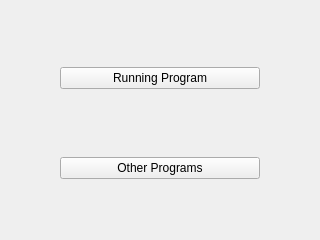
<?xml version="1.0" encoding="UTF-8"?>
<ui version="4.0">
 <class>ProgramSelectionWidget</class>
 <widget class="QWidget" name="ProgramSelectionWidget">
  <property name="geometry">
   <rect>
    <x>0</x>
    <y>0</y>
    <width>320</width>
    <height>240</height>
   </rect>
  </property>
  <property name="windowTitle">
   <string>Program Selection</string>
  </property>
  <layout class="QVBoxLayout" name="verticalLayout_2">
   <property name="leftMargin">
    <number>6</number>
   </property>
   <property name="topMargin">
    <number>6</number>
   </property>
   <property name="rightMargin">
    <number>6</number>
   </property>
   <property name="bottomMargin">
    <number>0</number>
   </property>
   <item>
    <layout class="QHBoxLayout" name="horizontalLayout">
     <item>
      <spacer name="horizontalSpacer">
       <property name="orientation">
        <enum>Qt::Horizontal</enum>
       </property>
       <property name="sizeHint" stdset="0">
        <size>
         <width>40</width>
         <height>20</height>
        </size>
       </property>
      </spacer>
     </item>
     <item>
      <layout class="QVBoxLayout" name="verticalLayout">
       <item>
        <spacer name="verticalSpacer_2">
         <property name="orientation">
          <enum>Qt::Vertical</enum>
         </property>
         <property name="sizeHint" stdset="0">
          <size>
           <width>20</width>
           <height>40</height>
          </size>
         </property>
        </spacer>
       </item>
       <item>
        <widget class="QPushButton" name="runningProgram">
         <property name="sizePolicy">
          <sizepolicy hsizetype="Minimum" vsizetype="Fixed">
           <horstretch>0</horstretch>
           <verstretch>0</verstretch>
          </sizepolicy>
         </property>
         <property name="minimumSize">
          <size>
           <width>200</width>
           <height>0</height>
          </size>
         </property>
         <property name="text">
          <string>Running Program</string>
         </property>
         <property name="icon">
          <iconset resource="../rc/icons.qrc">
           <normaloff>:/icons/fontawesome/regular/icons/fontawesome/regular/play-circle.svg</normaloff>:/icons/fontawesome/regular/icons/fontawesome/regular/play-circle.svg</iconset>
         </property>
         <property name="iconSize">
          <size>
           <width>30</width>
           <height>30</height>
          </size>
         </property>
        </widget>
       </item>
       <item>
        <spacer name="verticalSpacer_3">
         <property name="orientation">
          <enum>Qt::Vertical</enum>
         </property>
         <property name="sizeHint" stdset="0">
          <size>
           <width>20</width>
           <height>40</height>
          </size>
         </property>
        </spacer>
       </item>
       <item>
        <widget class="QPushButton" name="otherPrograms">
         <property name="minimumSize">
          <size>
           <width>200</width>
           <height>0</height>
          </size>
         </property>
         <property name="text">
          <string>Other Programs</string>
         </property>
         <property name="icon">
          <iconset resource="../rc/icons.qrc">
           <normaloff>:/icons/fontawesome/regular/icons/fontawesome/regular/window-maximize.svg</normaloff>:/icons/fontawesome/regular/icons/fontawesome/regular/window-maximize.svg</iconset>
         </property>
         <property name="iconSize">
          <size>
           <width>30</width>
           <height>30</height>
          </size>
         </property>
        </widget>
       </item>
       <item>
        <spacer name="verticalSpacer">
         <property name="orientation">
          <enum>Qt::Vertical</enum>
         </property>
         <property name="sizeHint" stdset="0">
          <size>
           <width>20</width>
           <height>40</height>
          </size>
         </property>
        </spacer>
       </item>
      </layout>
     </item>
     <item>
      <spacer name="horizontalSpacer_2">
       <property name="orientation">
        <enum>Qt::Horizontal</enum>
       </property>
       <property name="sizeHint" stdset="0">
        <size>
         <width>40</width>
         <height>20</height>
        </size>
       </property>
      </spacer>
     </item>
    </layout>
   </item>
  </layout>
 </widget>
 <resources>
  <include location="../rc/icons.qrc"/>
 </resources>
 <connections/>
</ui>
